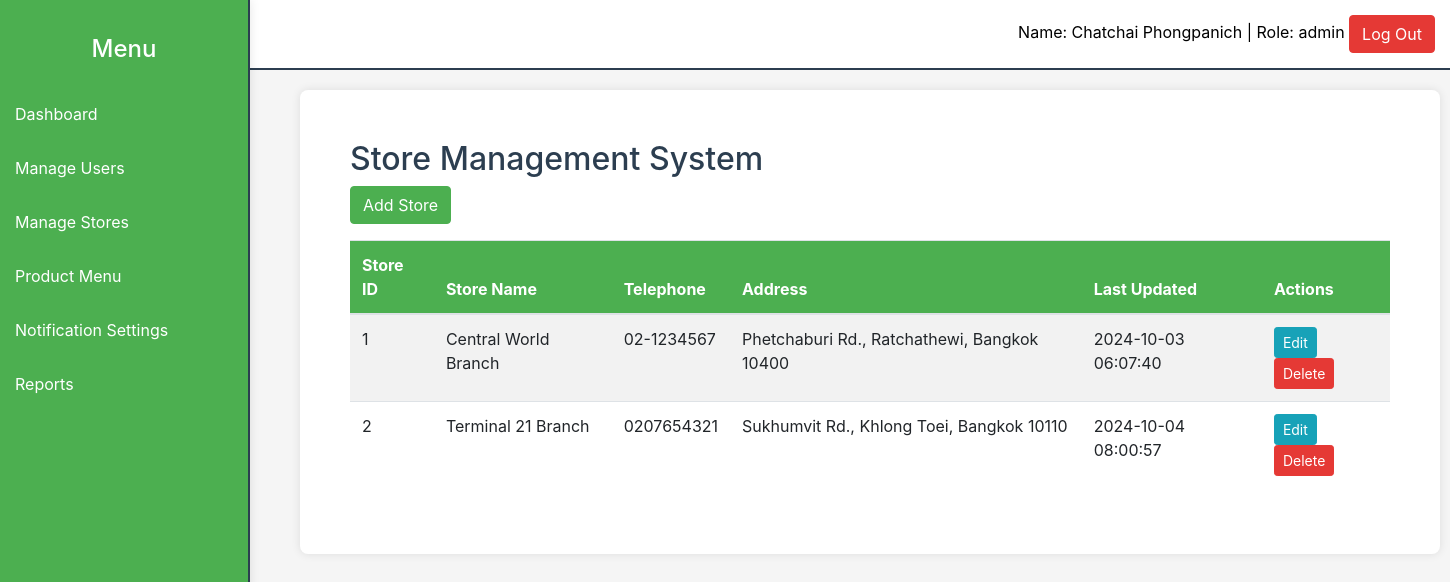
Page /Projects/page/admin/manage_store.php (signed in) on the earlier database version.
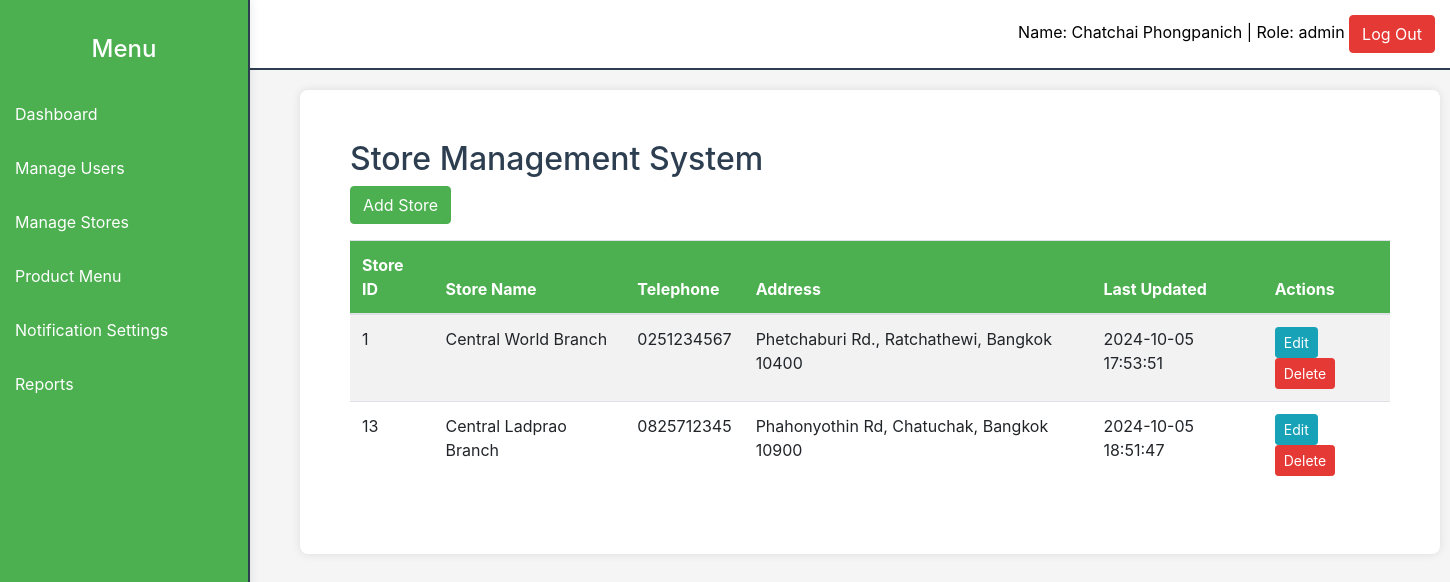
Same page on the later database version.
### tables this page shows
CREATE TABLE `users` (
  `user_id` int(11) NOT NULL,
  `name` varchar(255) NOT NULL,
  `surname` varchar(255) NOT NULL,
  `email` varchar(255) NOT NULL,
  `password` varchar(255) NOT NULL,
  `tel_user` char(10) NOT NULL,
  `role` enum('admin','manager','staff') NOT NULL,
  `store_id` int(11) DEFAULT NULL,
  `reset_password` tinyint(1) DEFAULT 0,
  `update_at` timestamp NOT NULL DEFAULT current_timestamp() ON UPDATE current_timestamp()
);

CREATE TABLE `stores` (
  `store_id` int(11) NOT NULL,
  `store_name` varchar(255) NOT NULL,
  `location_id` int(11) NOT NULL,
  `tel_store` char(10) NOT NULL,
  `update_at` timestamp NOT NULL DEFAULT current_timestamp() ON UPDATE current_timestamp()
);

CREATE TABLE `address` (
  `location_id` int(11) NOT NULL,
  `street` varchar(255) DEFAULT NULL,
  `district` varchar(255) DEFAULT NULL,
  `province` varchar(255) DEFAULT NULL,
  `postal_code` varchar(10) DEFAULT NULL,
  `update_at` timestamp NOT NULL DEFAULT current_timestamp() ON UPDATE current_timestamp()
);

### Projects/page/admin/manage_store.php (the view, shortened to what this page needs)
<?php
include('../../config/db.php');
$user_id = $_SESSION['user_id'];
$query = "SELECT u.name, u.surname, u.role, u.store_id, s.store_name
          FROM users u
          LEFT JOIN stores s ON u.store_id = s.store_id
          WHERE u.user_id = ?";
$stmt = $conn->prepare($query);
$stmt->bind_param("i", $user_id);
$stmt->execute();
$result = $stmt->get_result();
if ($result->num_rows > 0) {
    $user = $result->fetch_assoc();
    $name = $user['name'];
    $surname = $user['surname'];
    $role = $user['role'];
} else {
    header("Location: login.php");
    exit();
}
function getStores($conn) {
    $sql = "SELECT s.store_id, s.store_name, s.tel_store, s.update_at,
                   a.street, a.district, a.province, a.postal_code
            FROM stores s
            JOIN address a ON s.location_id = a.location_id";
    $result = $conn->query($sql);
    return $result->fetch_all(MYSQLI_ASSOC);
}
$stores = getStores($conn);
?>
<!DOCTYPE html>
<html lang="en">
<head>
    <link rel="stylesheet" href="https://stackpath.bootstrapcdn.com/bootstrap/4.5.2/css/bootstrap.min.css">
</head>
<body>
<header id="banner">
        <a id="user-info">Name: <?php echo $name . ' ' . $surname; ?> | Role: <?php echo $role; ?>
        <button class="btn btn-danger" onclick="window.location.href='../../auth/logout.php'">Log Out</button>
    </header>
    <div id="sidebar">
        <h4 class="text-center">Menu</h4>
        <a href="dashboard.php">Dashboard</a>
        <a href="manage_user.php">Manage Users</a>
        <a href="manage_store.php">Manage Stores</a>
        <a href="product_menu.php">Product Menu</a>
        <a href="notification-settings.php">Notification Settings</a>
        <a href="reports.php">Reports</a>
    </div>
    <div class="container" id="main-content">
        <h2>Store Management System</h2>
        <button type="button" class="btn btn-primary mb-3" data-toggle="modal" data-target="#addStoreModal">
            Add Store
        </button>
        <div class="table-responsive">
            <table class="table table-striped">
                <thead>
                    <tr>
                        <th>Store ID</th>
                        <th>Store Name</th>
                        <th>Telephone</th>
                        <th>Address</th>
                        <th>Last Updated</th>
                        <th>Actions</th>
                    </tr>
                </thead>
                <tbody>
                    <?php foreach ($stores as $store): ?>
                    <tr>
                        <td><?php echo $store['store_id']; ?></td>
                        <td><?php echo $store['store_name']; ?></td>
                        <td><?php echo $store['tel_store']; ?></td>
                        <td>
                            <?php
                            echo $store['street'] . ', ' . $store['district'] . ', ' .
                                 $store['province'] . ' ' . $store['postal_code'];
                            ?>
                        </td>
                        <td><?php echo $store['update_at']; ?></td>
                        <td>
                            <button type="button" class="btn btn-sm btn-info edit-store" data-toggle="modal" data-target="#editStoreModal"
                                    data-store='<?php echo json_encode($store); ?>'>Edit</button>
                            <button type="button" class="btn btn-sm btn-danger delete-store" data-store-id="
                                    <?php echo $store['store_id']; ?>">Delete</button>
                        </td>
                    </tr>
                    <?php endforeach; ?>
                </tbody>
            </table>
        </div>
    </div>
</body>
</html>

### Projects/page/admin/manage_store.php (style rules this page uses)
body { display: flex; flex-direction: column; min-height: 100vh; background-color: #f5f5f5; color: #2c3e50; }
#banner { background-color: #ffffff; border-bottom: 2px solid #2c3e50; padding: 15px; display: flex; align-items: center; justify-content: space-between; }
#user-info { margin-left: auto; color: black; }
#sidebar { width: 250px; background-color: #4caf50; border-right: 2px solid #2c3e50; color: #ffffff; padding-top: 20px; position: fixed; height: 100%; box-shadow: 0 0 10px rgba(0, 0, 0, 0.1); }
#sidebar a { color: #ffffff; text-decoration: none; padding: 15px; display: block; transition: background-color 0.3s; }
#main-content { margin-left: 300px; margin-top: 20px; padding: 50px; background-color: #ffffff; border-radius: 8px; box-shadow: 0 0 10px rgba(0, 0, 0, 0.1); }
table { background-color: #ffffff; }
table th { background-color: #4caf50; color: #ffffff; }
.btn-primary { background-color: #4caf50; border-color: #4caf50; }
.btn-danger { background-color: #e53935; border-color: #e53935; }

Differences in the rows shown:
removed stores: store_id "2", store_name "Terminal 21 Branch", tel_store "0207654321", location.street "Sukhumvit Rd.", location.district "Khlong Toei", location.province "Bangkok", location.postal_code "10110", update_at "2024-10-04 08:00:57"
changed stores "Central World Branch": tel_store "02-1234567" → "0251234567"; update_at "2024-10-03 06:07:40" → "2024-10-05 17:53:51"
added stores: store_id "13", store_name "Central Ladprao Branch", tel_store "0825712345", location.street "Phahonyothin Rd", location.district "Chatuchak", location.province "Bangkok", location.postal_code "10900", update_at "2024-10-05 18:51:47"
